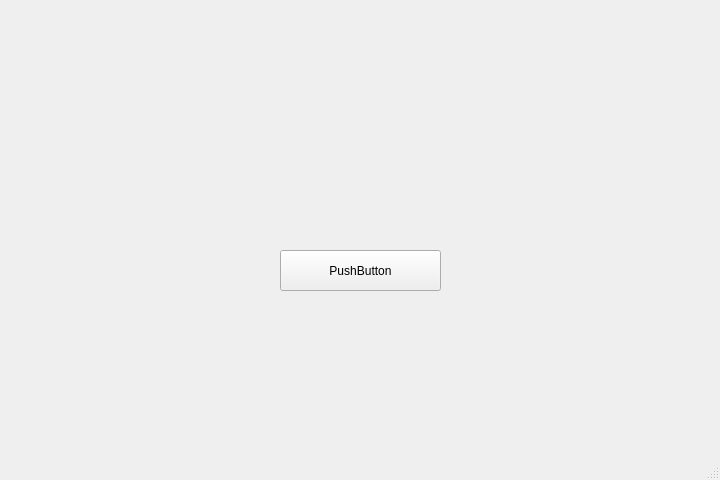
<?xml version="1.0" encoding="UTF-8"?>
<ui version="4.0">
 <class>MainWindow</class>
 <widget class="QMainWindow" name="MainWindow">
  <property name="enabled">
   <bool>true</bool>
  </property>
  <property name="geometry">
   <rect>
    <x>0</x>
    <y>0</y>
    <width>720</width>
    <height>480</height>
   </rect>
  </property>
  <property name="acceptDrops">
   <bool>false</bool>
  </property>
  <property name="windowTitle">
   <string>MainWindow</string>
  </property>
  <property name="autoFillBackground">
   <bool>false</bool>
  </property>
  <widget class="QWidget" name="centralwidget">
   <widget class="QPushButton" name="pushButton">
    <property name="geometry">
     <rect>
      <x>280</x>
      <y>250</y>
      <width>161</width>
      <height>41</height>
     </rect>
    </property>
    <property name="text">
     <string>PushButton</string>
    </property>
   </widget>
  </widget>
  <widget class="QStatusBar" name="statusbar"/>
 </widget>
 <resources/>
 <connections/>
</ui>
